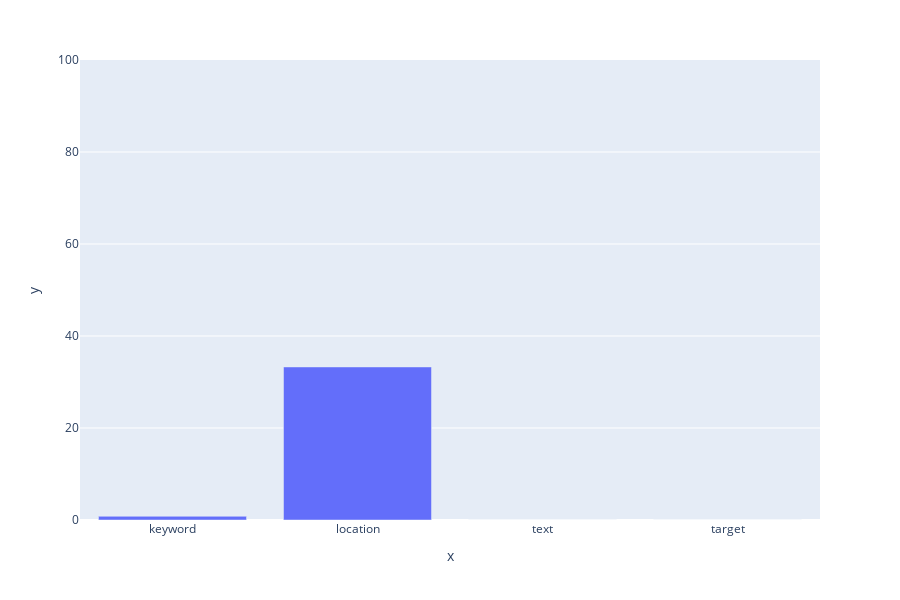

This figure's notebook cell:
### Markdown cell above
## Exploring our data

Let's take a look at some attributes about our data. For example, what percentage of each column is filled with NaN values.

### Code cell
missing = (df.isna().sum() / df.shape[0]).to_frame()
fig = px.bar(x=missing.index, y=missing[0].ravel()*100)
fig.update_layout(yaxis_range=[0, 100])
fig.show()

fig = px.

### Figure 1 — Plotly figure (JSON) as saved in the notebook; plotly's stock layout.template omitted (floating-point values rounded to 4 significant figures)
{"data": [{"alignmentgroup": "True", "hoverlabel": {"namelength": 0}, "hovertemplate": "x=%{x}<br>y=%{y}", "legendgroup": "", "marker": {"color": "#636efa"}, "name": "", "offsetgroup": "", "orientation": "v", "showlegend": false, "textposition": "auto", "type": "bar", "x": ["keyword", "location", "text", "target"], "xaxis": "x", "y": [0.8013, 33.27, 0, 0], "yaxis": "y"}], "layout": {"barmode": "relative", "height": 600, "legend": {"tracegroupgap": 0}, "margin": {"t": 60}, "xaxis": {"anchor": "y", "domain": [0, 1], "title": {"text": "x"}}, "yaxis": {"anchor": "x", "domain": [0, 1], "range": [0, 100], "title": {"text": "y"}}}}
